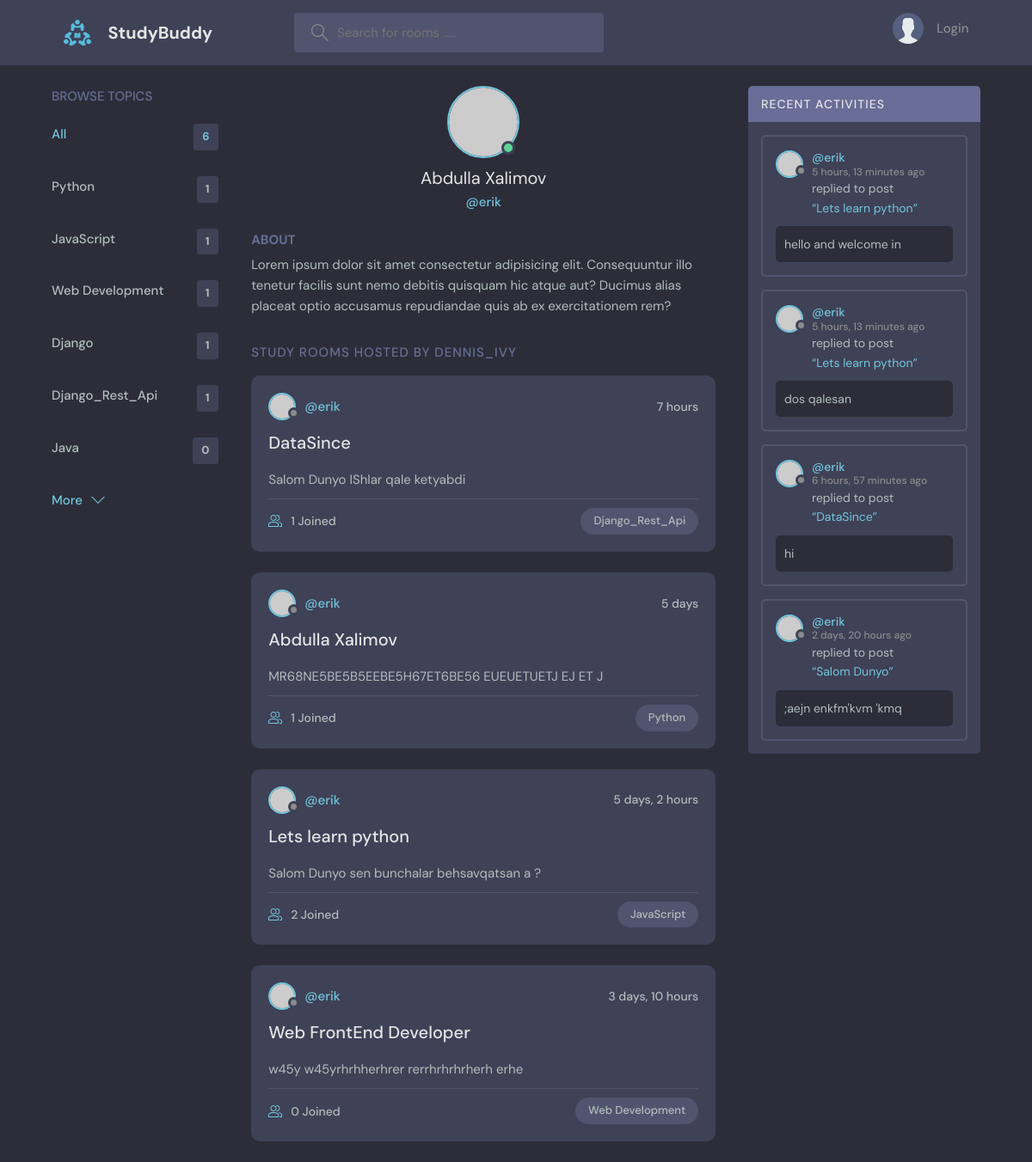
The app's page /profile/2/ with its own data.
### base/models.py (models this page shows)
class Topic(models.Model):
    name = models.CharField(max_length=200)
    def __str__(self) -> str:
        return self.name

class Room(models.Model):
    host = models.ForeignKey(User, on_delete=models.SET_NULL, null=True)
    topic = models.ForeignKey(Topic, on_delete=models.SET_NULL, null=True)
    participants = models.ManyToManyField(User, related_name='participants', blank=True)
    name = models.CharField(max_length=200)
    description = models.TextField()
    updated = models.DateTimeField(auto_now=True)
    created = models.DateTimeField(auto_now_add=True)
    class Meta:
        ordering = ['-updated', '-created']
    def __str__(self) -> str:
        return self.name

class Message(models.Model):
    user = models.ForeignKey(User, on_delete=models.CASCADE)
    room = models.ForeignKey(Room, on_delete=models.CASCADE)
    body = models.TextField()
    updated = models.DateTimeField(auto_now=True)
    date = models.DateTimeField(auto_now_add=True)
    class Meta:
        ordering = ['-updated', '-date']
    def __str__(self):
        return self.body[0:20]

### base/views.py (the view)
# urls.py: path("profile/<str:pk>/", views.profile, name="profile"),
def profile(request, pk):
    user = User.objects.get(id=pk)
    rooms = user.room_set.all()
    room_messages = user.message_set.all()
    topics = Topic.objects.all()
    context = {'user': user, 'rooms': rooms, 'room_messages': room_messages, 'topics': topics}
    return render(request, 'profile.html', context)

### base/templates/profile.html (shortened to what this page needs)
{% extends 'main.html' %}
{% load static %}
{% block content %}
    <main class="profile-page layout layout--3">
        <div class="container">
          {% include 'topics_component.html' %}
          <div class="roomList">
            <div class="profile">
              <div class="profile__avatar">
                <div class="avatar avatar--large active">
                  <img src="https://randomuser.me/api/portraits/men/11.jpg" />
                </div>
              </div>
              <div class="profile__info">
                <h3>{{user.first_name}}  {{user.last_name}}</h3>
                <p>@{{user.username}}</p>
              </div>
              <div class="profile__about">
                <h3>About</h3>
                <p>
                  Lorem ipsum dolor sit amet consectetur adipisicing elit. Consequuntur illo tenetur
                  facilis sunt nemo debitis quisquam hic atque aut? Ducimus alias placeat optio
                  accusamus repudiandae quis ab ex exercitationem rem?
                </p>
              </div>
            </div>
            <div class="roomList__header">
              <div>
                <h2>Study Rooms Hosted by dennis_ivy</a>
                </h2>
              </div>
            </div>
            {% include 'feed_component.html' %}
          </div>
          {% include 'activity_component.html' %}
        </div>
      </main>
{% endblock %}

### base/templates/topics_component.html
<div class="topics">
  <div class="topics__header">
    <h2>Browse Topics</h2>
  </div>
  <ul class="topics__list">
    <li>
      <a href="/" class="active">All <span>{{topics.count}}</span></a>
    </li>
    {% for topic in topics %}
    <li>
      <a href="{% url 'home' %}?q={{topic.name}}">{{topic.name}} <span>{{topic.room_set.all.count}} </span> </a>
    </li>
    {% endfor %}
  </ul>
  <a class="btn btn--link" href="topics.html">
    More
    <svg
      version="1.1"
      xmlns="http://www.w3.org/2000/svg"
      width="32"
      height="32"
      viewBox="0 0 32 32"
    >
      <title>chevron-down</title>
      <path d="M16 21l-13-13h-3l16 16 16-16h-3l-13 13z"></path>
    </svg>
  </a>
</div>

### base/templates/feed_component.html (shortened to what this page needs)
    {% for room in rooms %}
    <div class="roomListRoom">
      <div class="roomListRoom__header">
        <a href="{% url 'profile' room.host.id %}" class="roomListRoom__author">
          <div class="avatar avatar--small">
            <img src="https://randomuser.me/api/portraits/women/11.jpg" />
          </div>
          <span>@{{room.host.username}}</span>
        </a>
        <div class="roomListRoom__actions">
          <span>{{room.created|timesince}}</span>
        </div>
      </div>
      <div class="roomListRoom__content">
        <a href="{% url 'room' room.id %}">{{room.name}}</a>
        <p>
          {{room.description}}
        </p>
      </div>
      <div class="roomListRoom__meta">
        <a href="{% url 'room' room.id %}" class="roomListRoom__joined">
          {{ room.participants.all.count }} Joined
        </a>
        <p class="roomListRoom__topic">{{room.topic}}</p>
      </div>
    </div>
    {% endfor %}

### base/templates/activity_component.html (shortened to what this page needs)
<div class="activities">
  <div class="activities__header">
    <h2>Recent Activities</h2>
  </div>
  {% for message in room_messages %}
    <div class="activities__box">
      <div class="activities__boxHeader roomListRoom__header">
        <a href="{% url 'profile' message.user.id %}" class="roomListRoom__author">
          <div class="avatar avatar--small">
            <img src="https://randomuser.me/api/portraits/women/11.jpg" />
          </div>
          <p>
            @{{message.user}}
            <span>{{message.date|timesince}} ago</span>
          </p>
        </a>
      </div>
      <div class="activities__boxContent">
        <p>
          replied to post
          <a href="room.html">“{{message.room}}”
          </a>
        </p>
        <div class="activities__boxRoomContent">
          {{message}}
        </div>
      </div>
    </div>
  {% endfor %}
</div>

### records on screen
Topic: name "Python", room_set.all.count "1"
Topic: name "JavaScript", room_set.all.count "1"
Topic: name "Web Development", room_set.all.count "1"
Topic: name "Django", room_set.all.count "1"
Topic: name "Django_Rest_Api", room_set.all.count "1"
Topic: name "Java", room_set.all.count "0"
Room: host.username "erik", created "7 hours", name "DataSince", description "Salom Dunyo IShlar qale ketyabdi", participants.all.count "1", topic "Django_Rest_Api"
Room: host.username "erik", created "5 days", name "Abdulla Xalimov", description "MR68NE5BE5B5EEBE5H67ET6BE56 EUEUETUETJ EJ ET J", participants.all.count "1", topic "Python"
Room: host.username "erik", created "5 days, 2 hours", name "Lets learn python", description "Salom Dunyo sen bunchalar behsavqatsan a ?", participants.all.count "2", topic "JavaScript"
Room: host.username "erik", created "3 days, 10 hours", name "Web FrontEnd Developer", description "w45y w45yrhrhherhrer rerrhrhrhrherh erhe", participants.all.count "0", topic "Web Development"
Message: user "erik", date "5 hours, 13 minutes", room "Lets learn python", body "hello and welcome in"
Message: user "erik", date "5 hours, 13 minutes", room "Lets learn python", body "dos qalesan"
Message: user "erik", date "6 hours, 57 minutes", room "DataSince", body "hi"
Message: user "erik", date "2 days, 20 hours", room "Salom Dunyo", body ";aejn enkfm'kvm 'kmq"

### other values on screen
{{ topics.count }} "6"
{{ user.first_name }} "Abdulla"
{{ user.last_name }} "Xalimov"
{{ user.username }} "erik"
